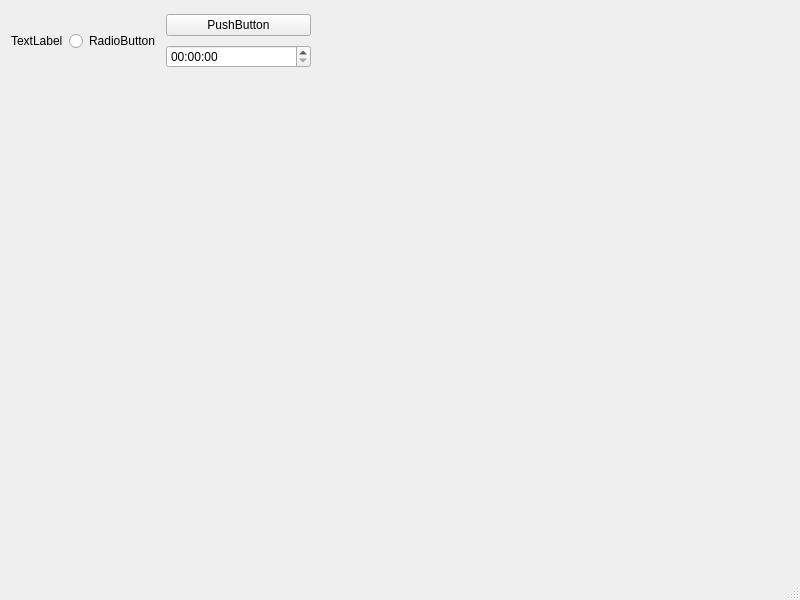
<?xml version="1.0" encoding="UTF-8"?>
<ui version="4.0">
 <class>MainWindow</class>
 <widget class="QMainWindow" name="MainWindow">
  <property name="geometry">
   <rect>
    <x>0</x>
    <y>0</y>
    <width>800</width>
    <height>600</height>
   </rect>
  </property>
  <property name="cursor">
   <cursorShape>ArrowCursor</cursorShape>
  </property>
  <property name="windowTitle">
   <string>MainWindow</string>
  </property>
  <widget class="QWidget" name="centralwidget">
   <widget class="QWidget" name="">
    <property name="geometry">
     <rect>
      <x>11</x>
      <y>11</y>
      <width>300</width>
      <height>60</height>
     </rect>
    </property>
    <layout class="QHBoxLayout" name="horizontalLayout_2">
     <item>
      <layout class="QHBoxLayout" name="horizontalLayout">
       <item>
        <widget class="QLabel" name="label">
         <property name="enabled">
          <bool>true</bool>
         </property>
         <property name="cursor">
          <cursorShape>ArrowCursor</cursorShape>
         </property>
         <property name="focusPolicy">
          <enum>Qt::NoFocus</enum>
         </property>
         <property name="text">
          <string>TextLabel</string>
         </property>
        </widget>
       </item>
       <item>
        <widget class="QRadioButton" name="radioButton">
         <property name="text">
          <string>RadioButton</string>
         </property>
        </widget>
       </item>
      </layout>
     </item>
     <item>
      <layout class="QVBoxLayout" name="verticalLayout">
       <item>
        <widget class="QPushButton" name="pushButton">
         <property name="text">
          <string>PushButton</string>
         </property>
        </widget>
       </item>
       <item>
        <widget class="QTimeEdit" name="timeEdit"/>
       </item>
      </layout>
     </item>
    </layout>
   </widget>
  </widget>
  <widget class="QMenuBar" name="menubar">
   <property name="geometry">
    <rect>
     <x>0</x>
     <y>0</y>
     <width>800</width>
     <height>26</height>
    </rect>
   </property>
  </widget>
  <widget class="QStatusBar" name="statusbar"/>
 </widget>
 <resources/>
 <connections/>
</ui>
